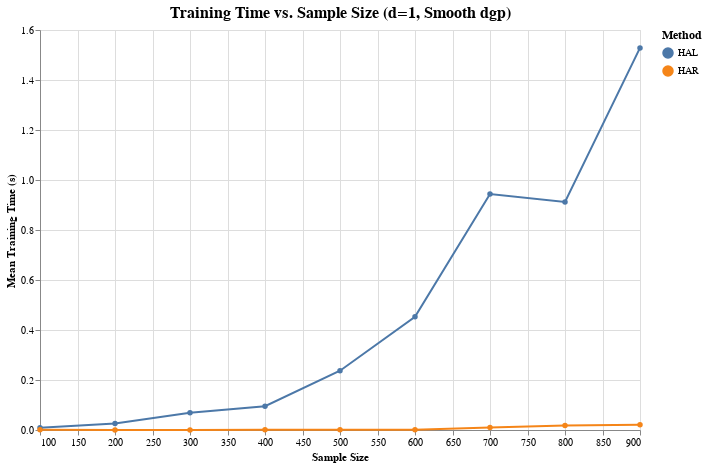

The notebook cell saved with this chart:
### Code cell
from train_time_plotter import TrainTimePlotter

# Plot the training time
TrainTimePlotter.plot(df, d, dgp.name)

### Figure 1 — Vega-Lite specification as saved in the notebook (floating-point values rounded to 4 significant figures)
{"config": {"view": {"continuousWidth": 300, "continuousHeight": 300}, "axis": {"grid": true}, "legend": {"labelFontSize": 10, "titleFontSize": 12}, "title": {"fontSize": 16}}, "data": {"name": "data-aec78cbe2fb127308b815ba288e5ac52"}, "mark": {"type": "line", "point": true}, "encoding": {"color": {"field": "Method", "legend": {"title": "Method"}, "type": "nominal"}, "tooltip": [{"field": "Sample Size", "type": "quantitative"}, {"field": "Method", "type": "nominal"}, {"field": "mean_training_time", "type": "quantitative"}], "x": {"field": "Sample Size", "title": "Sample Size", "type": "quantitative"}, "y": {"field": "mean_training_time", "title": "Mean Training Time (s)", "type": "quantitative"}}, "height": 400, "title": "Training Time vs. Sample Size\n(d=1, Smooth dgp)", "width": 600, "$schema": "https://vega.github.io/schema/vega-lite/v5.17.0.json", "datasets": {"data-aec78cbe2fb127308b815ba288e5ac52": [{"Sample Size": 100, "Method": "HAL", "mean_training_time": 0.009286, "std_training_time": 0.002523}, {"Sample Size": 100, "Method": "HAR", "mean_training_time": 0.0006083, "std_training_time": 0.0003793}, {"Sample Size": 200, "Method": "HAL", "mean_training_time": 0.02605, "std_training_time": 0.003741}, {"Sample Size": 200, "Method": "HAR", "mean_training_time": 0.0003866, "std_training_time": 3.342e-05}, {"Sample Size": 300, "Method": "HAL", "mean_training_time": 0.06908, "std_training_time": 0.01035}, {"Sample Size": 300, "Method": "HAR", "mean_training_time": 0.0004495, "std_training_time": 1.978e-05}, {"Sample Size": 400, "Method": "HAL", "mean_training_time": 0.09513, "std_training_time": 0.02596}, {"Sample Size": 400, "Method": "HAR", "mean_training_time": 0.001261, "std_training_time": 0.001205}, {"Sample Size": 500, "Method": "HAL", "mean_training_time": 0.237, "std_training_time": 0.0325}, {"Sample Size": 500, "Method": "HAR", "mean_training_time": 0.000587, "std_training_time": 1.673e-05}, {"Sample Size": 600, "Method": "HAL", "mean_training_time": 0.453, "std_training_time": 0.1241}, {"Sample Size": 600, "Method": "HAR", "mean_training_time": 0.0006931, "std_training_time": 1.301e-05}, {"Sample Size": 700, "Method": "HAL", "mean_training_time": 0.9439, "std_training_time": 0.1039}, {"Sample Size": 700, "Method": "HAR", "mean_training_time": 0.01, "std_training_time": 0.0005037}, {"Sample Size": 800, "Method": "HAL", "mean_training_time": 0.912, "std_training_time": 0.07848}, {"Sample Size": 800, "Method": "HAR", "mean_training_time": 0.01832, "std_training_time": 0.007227}, {"Sample Size": 900, "Method": "HAL", "mean_training_time": 1.528, "std_training_time": 0.07688}, {"Sample Size": 900, "Method": "HAR", "mean_training_time": 0.02067, "std_training_time": 0.008857}]}}
